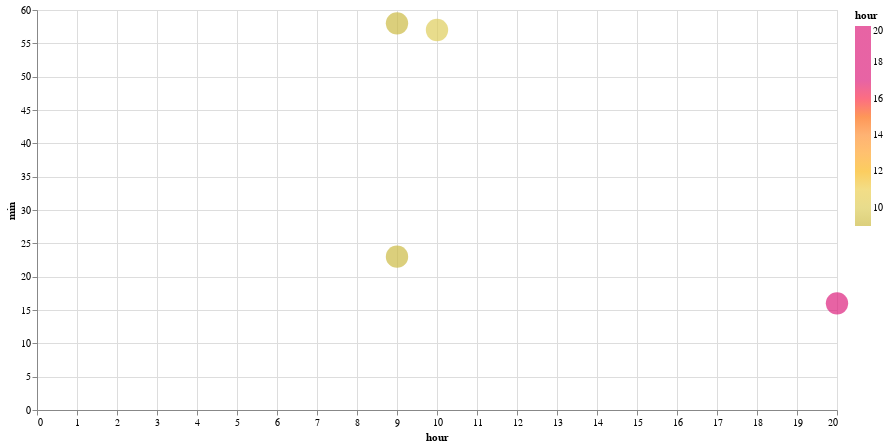

The notebook cell this image was saved under:
### Markdown cell above
#### Another example of a strange flip-flop of time stamps due to a

### Code cell
df_ucsb1, df_ucsb2 = compare_approaches(
    stop_id="22",
    organization_name="Santa Barbara Metropolitan Transit District",
    route_id="28",
    stop_sequence=8,
)

### Figure 1 — Vega-Lite specification as saved in the notebook (floating-point values rounded to 4 significant figures)
{"config": {"view": {"continuousWidth": 300, "continuousHeight": 300}}, "data": {"name": "data-13cc7bfea8e6be9f3098380e7e3f4104"}, "mark": {"type": "circle", "size": 500}, "encoding": {"color": {"field": "hour", "scale": {"range": ["#ccbb44", "#e9d868", "#fcb40e", "#ff9c42", "#fc5c04", "#dd217d", "#dd217d", "#dd217d"]}, "type": "quantitative"}, "tooltip": [{"field": "hour", "type": "quantitative"}, {"field": "min", "type": "quantitative"}, {"field": "actual_arrival_lag_min", "type": "quantitative"}], "x": {"field": "hour", "type": "quantitative"}, "y": {"field": "min", "type": "quantitative"}}, "height": 400, "width": 800, "$schema": "https://vega.github.io/schema/vega-lite/v5.17.0.json", "datasets": {"data-13cc7bfea8e6be9f3098380e7e3f4104": [{"caltrans_district": "05 - San Luis Obispo", "schedule_gtfs_dataset_key": "239f3baf3dd3b9e9464f66a777f9897d", "feed_key": "a3c82f955ca3b93746786deb7fe4fb0d", "organization_name": "Santa Barbara Metropolitan Transit District", "route_long_name": "UCSB Shuttle", "route_type": "Bus", "route_id": "28", "direction_id": 0.0, "stop_id": "22", "stop_sequence": 8, "trip_instance_key": "991d2e0dc3ef0a55d97f318f135f7fd2", "rt_arrival_sec": 33828, "scheduled_arrival_sec": 28810.0, "converted_rt_arrival": "2024-05-22T09:23:48", "converted_schd_arrival": "2024-05-22T08:00:13", "actual_arrival_lag_min": null, "scheduled_arrival_lag_min": null, "hour": 9, "min": 23}, {"caltrans_district": "05 - San Luis Obispo", "schedule_gtfs_dataset_key": "239f3baf3dd3b9e9464f66a777f9897d", "feed_key": "a3c82f955ca3b93746786deb7fe4fb0d", "organization_name": "Santa Barbara Metropolitan Transit District", "route_long_name": "UCSB Shuttle", "route_type": "Bus", "route_id": "28", "direction_id": 0.0, "stop_id": "22", "stop_sequence": 8, "trip_instance_key": "b591464a2c0a45bfc69e2687b190f2ff", "rt_arrival_sec": 35927, "scheduled_arrival_sec": 57970.0, "converted_rt_arrival": "2024-05-22T09:58:47", "converted_schd_arrival": "2024-05-22T16:06:13", "actual_arrival_lag_min": 34.98, "scheduled_arrival_lag_min": 486.0, "hour": 9, "min": 58}, {"caltrans_district": "05 - San Luis Obispo", "schedule_gtfs_dataset_key": "239f3baf3dd3b9e9464f66a777f9897d", "feed_key": "a3c82f955ca3b93746786deb7fe4fb0d", "organization_name": "Santa Barbara Metropolitan Transit District", "route_long_name": "UCSB Shuttle", "route_type": "Bus", "route_id": "28", "direction_id": 0.0, "stop_id": "22", "stop_sequence": 8, "trip_instance_key": "adb98752ffd22d6e5bbb3790f8568ad9", "rt_arrival_sec": 39478, "scheduled_arrival_sec": 47170.0, "converted_rt_arrival": "2024-05-22T10:57:58", "converted_schd_arrival": "2024-05-22T13:06:13", "actual_arrival_lag_min": 59.18, "scheduled_arrival_lag_min": -180.0, "hour": 10, "min": 57}, {"caltrans_district": "05 - San Luis Obispo", "schedule_gtfs_dataset_key": "239f3baf3dd3b9e9464f66a777f9897d", "feed_key": "a3c82f955ca3b93746786deb7fe4fb0d", "organization_name": "Santa Barbara Metropolitan Transit District", "route_long_name": "UCSB Shuttle", "route_type": "Bus", "route_id": "28", "direction_id": 0.0, "stop_id": "22", "stop_sequence": 8, "trip_instance_key": "f5317a6f30d550d0b5911e555e07736a", "rt_arrival_sec": 73018, "scheduled_arrival_sec": 32050.0, "converted_rt_arrival": "2024-05-21T20:16:58", "converted_schd_arrival": "2024-05-23T08:54:13", "actual_arrival_lag_min": -881.0, "scheduled_arrival_lag_min": 1188.0, "hour": 20, "min": 16}]}}
